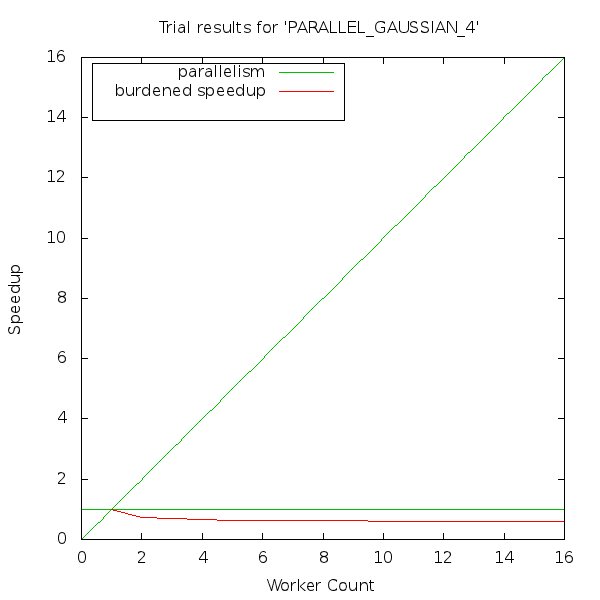

Here is the gnuplot script that generated this plot:
set terminal png size 600, 600
set output "PARALLEL_GAUSSIAN_4.png"
set datafile separator ","
set size square 1.0, 1.0
set title "Trial results for 'PARALLEL_GAUSSIAN_4'"
set xlabel "Worker Count" 0.0,0.0
set ylabel "Speedup" 0.0,0.0
set key left top box
set pointsize 1.8
plot [0:16] [0:16] x title "parallelism" lt 2, 1. notitle lt 2, "PARALLEL_GAUSSIAN_4.csv" using 1:2 title "burdened speedup" with lines lt 1, "PARALLEL_GAUSSIAN_4.csv" using 1:4 with points pt 1 title "trials"
